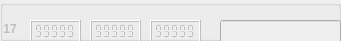
             <widget class="QGroupBox" name="markerBox_17">
              <property name="enabled">
               <bool>false</bool>
              </property>
              <property name="geometry">
               <rect>
                <x>0</x>
                <y>460</y>
                <width>341</width>
                <height>41</height>
               </rect>
              </property>
              <property name="title">
               <string notr="true"/>
              </property>
              <property name="flat">
               <bool>false</bool>
              </property>
              <widget class="QLCDNumber" name="X_17">
               <property name="geometry">
                <rect>
                 <x>30</x>
                 <y>20</y>
                 <width>51</width>
                 <height>23</height>
                </rect>
               </property>
               <property name="smallDecimalPoint">
                <bool>true</bool>
               </property>
               <property name="segmentStyle">
                <enum>QLCDNumber::Flat</enum>
               </property>
               <property name="value" stdset="0">
                <double>99999.000000000000000</double>
               </property>
              </widget>
              <widget class="QLCDNumber" name="Y_17">
               <property name="geometry">
                <rect>
                 <x>90</x>
                 <y>20</y>
                 <width>51</width>
                 <height>23</height>
                </rect>
               </property>
               <property name="smallDecimalPoint">
                <bool>true</bool>
               </property>
               <property name="segmentStyle">
                <enum>QLCDNumber::Flat</enum>
               </property>
               <property name="value" stdset="0">
                <double>99999.000000000000000</double>
               </property>
              </widget>
              <widget class="QLCDNumber" name="Z_17">
               <property name="geometry">
                <rect>
                 <x>150</x>
                 <y>20</y>
                 <width>51</width>
                 <height>23</height>
                </rect>
               </property>
               <property name="smallDecimalPoint">
                <bool>true</bool>
               </property>
               <property name="segmentStyle">
                <enum>QLCDNumber::Flat</enum>
               </property>
               <property name="value" stdset="0">
                <double>99999.000000000000000</double>
               </property>
              </widget>
              <widget class="QLineEdit" name="name_17">
               <property name="geometry">
                <rect>
                 <x>220</x>
                 <y>20</y>
                 <width>121</width>
                 <height>25</height>
                </rect>
               </property>
               <property name="sizePolicy">
                <sizepolicy hsizetype="Expanding" vsizetype="Fixed">
                 <horstretch>0</horstretch>
                 <verstretch>0</verstretch>
                </sizepolicy>
               </property>
              </widget>
              <widget class="QLabel" name="srn_17">
               <property name="enabled">
                <bool>false</bool>
               </property>
               <property name="geometry">
                <rect>
                 <x>0</x>
                 <y>20</y>
                 <width>21</width>
                 <height>17</height>
                </rect>
               </property>
               <property name="font">
                <font>
                 <weight>75</weight>
                 <bold>true</bold>
                </font>
               </property>
               <property name="text">
                <string> 17</string>
               </property>
              </widget>
             </widget>
